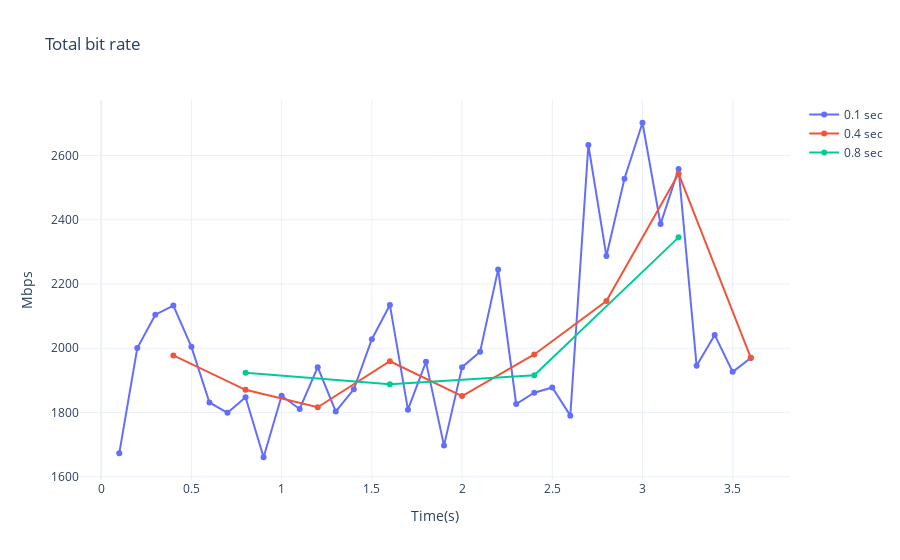

Notebook code cell kept with this figure:
### Markdown cell above
#### 5. Evaluate bitRate considering all the trace with 3 different sampling rate

### Code cell
bit_plot = px.line(dataFrame,
              x=[ i*0.1 for i in range(1,len(list(map(lambda x: x/1e6, bitRate(dataFrame,0.1))))+1)],
              y=list(map(lambda x: x/1e6, bitRate(dataFrame,0.1))),
              template='plotly_white',
              title='Total bit rate',
              markers=True)
bit_plot.update_legends
bit_plot['data'][0]['showlegend'] = True
bit_plot['data'][0]['name'] = '0.1 sec'
bit_plot.add_scatter(x=[ i*0.4 for i in range(1,len(list(map(lambda x: x/1e6, bitRate(dataFrame,0.4))))+1)], 
                y=list(map(lambda x: x/1e6, bitRate(dataFrame,0.4))),name="0.4 sec")
bit_plot.add_scatter(x=[ i*0.8 for i in range(1,len(list(map(lambda x: x/1e6, bitRate(dataFrame,0.8))))+1)], 
                y=list(map(lambda x: x/1e6, bitRate(dataFrame,0.8))),name="0.8 sec")
bit_plot.update_layout(
    yaxis_title_text ='Mbps',
    xaxis_title_text ='Time(s)')

### Figure 1 — Plotly figure (JSON) as saved in the notebook; plotly's stock layout.template omitted (floating-point values rounded to 4 significant figures)
{"data": [{"hovertemplate": "x=%{x}<br>y=%{y}<extra></extra>", "legendgroup": "", "line": {"color": "#636efa", "dash": "solid"}, "marker": {"symbol": "circle"}, "mode": "lines+markers", "name": "0.1 sec", "orientation": "v", "showlegend": true, "type": "scatter", "x": [0.1, 0.2, 0.3, 0.4, 0.5, 0.6, 0.7, 0.8, 0.9, 1, 1.1, 1.2, 1.3, 1.4, 1.5, 1.6, 1.7, 1.8, 1.9, 2, 2.1, 2.2, 2.3, 2.4, 2.5, 2.6, 2.7, 2.8, 2.9, 3, 3.1, 3.2, 3.3, 3.4, 3.5, 3.6], "xaxis": "x", "y": [1673.0, 2000.0, 2104.0, 2133.0, 2004.0, 1831.0, 1799.0, 1847.0, 1661.0, 1852.0, 1811.0, 1941.0, 1803.0, 1872.0, 2028.0, 2135.0, 1809.0, 1958.0, 1697.0, 1941.0, 1989.0, 2245.0, 1826.0, 1861.0, 1878.0, 1790.0, 2633.0, 2287.0, 2528.0, 2702.0, 2386.0, 2558.0, 1945.0, 2041.0, 1926.0, 1970.0], "yaxis": "y"}, {"name": "0.4 sec", "type": "scatter", "x": [0.4, 0.8, 1.2, 1.6, 2, 2.4, 2.8, 3.2, 3.6], "y": [1978.0, 1870.0, 1816.0, 1960.0, 1851.0, 1981.0, 2147.0, 2544.0, 1971.0]}, {"name": "0.8 sec", "type": "scatter", "x": [0.8, 1.6, 2.4, 3.2], "y": [1924.0, 1888.0, 1916.0, 2345.0]}], "layout": {"legend": {"tracegroupgap": 0}, "title": {"text": "Total bit rate"}, "xaxis": {"anchor": "y", "domain": [0, 1], "title": {"text": "Time(s)"}}, "yaxis": {"anchor": "x", "domain": [0, 1], "title": {"text": "Mbps"}}}}
